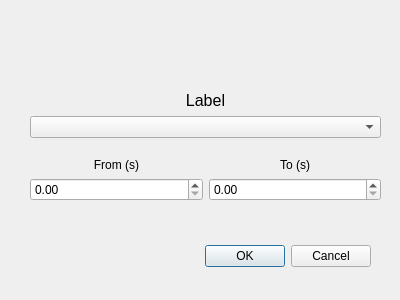
<?xml version="1.0" encoding="UTF-8"?>
<ui version="4.0">
 <class>LabelSpecs</class>
 <widget class="QDialog" name="LabelSpecs">
  <property name="geometry">
   <rect>
    <x>0</x>
    <y>0</y>
    <width>400</width>
    <height>300</height>
   </rect>
  </property>
  <property name="windowTitle">
   <string>Dialog</string>
  </property>
  <widget class="QDialogButtonBox" name="buttonBox">
   <property name="geometry">
    <rect>
     <x>30</x>
     <y>240</y>
     <width>341</width>
     <height>32</height>
    </rect>
   </property>
   <property name="orientation">
    <enum>Qt::Horizontal</enum>
   </property>
   <property name="standardButtons">
    <set>QDialogButtonBox::Cancel|QDialogButtonBox::Ok</set>
   </property>
  </widget>
  <widget class="QWidget" name="verticalLayoutWidget_3">
   <property name="geometry">
    <rect>
     <x>30</x>
     <y>90</y>
     <width>351</width>
     <height>111</height>
    </rect>
   </property>
   <layout class="QVBoxLayout" name="verticalLayout_3">
    <item>
     <layout class="QVBoxLayout" name="verticalLayout_4">
      <item>
       <widget class="QLabel" name="label_3">
        <property name="maximumSize">
         <size>
          <width>16777215</width>
          <height>20</height>
         </size>
        </property>
        <property name="font">
         <font>
          <pointsize>12</pointsize>
         </font>
        </property>
        <property name="text">
         <string>Label</string>
        </property>
        <property name="alignment">
         <set>Qt::AlignCenter</set>
        </property>
       </widget>
      </item>
      <item>
       <widget class="QComboBox" name="comboBox_labels">
        <property name="maximumSize">
         <size>
          <width>16777215</width>
          <height>16777215</height>
         </size>
        </property>
       </widget>
      </item>
     </layout>
    </item>
    <item>
     <layout class="QHBoxLayout" name="horizontalLayout">
      <item>
       <layout class="QVBoxLayout" name="verticalLayout">
        <item>
         <widget class="QLabel" name="label">
          <property name="text">
           <string>From (s)</string>
          </property>
          <property name="alignment">
           <set>Qt::AlignBottom|Qt::AlignHCenter</set>
          </property>
         </widget>
        </item>
        <item>
         <widget class="QDoubleSpinBox" name="doubleSpinBox_start"/>
        </item>
       </layout>
      </item>
      <item>
       <layout class="QVBoxLayout" name="verticalLayout_2">
        <item>
         <widget class="QLabel" name="label_2">
          <property name="text">
           <string>To (s)</string>
          </property>
          <property name="alignment">
           <set>Qt::AlignBottom|Qt::AlignHCenter</set>
          </property>
         </widget>
        </item>
        <item>
         <widget class="QDoubleSpinBox" name="doubleSpinBox_end"/>
        </item>
       </layout>
      </item>
     </layout>
    </item>
   </layout>
  </widget>
 </widget>
 <resources/>
 <connections>
  <connection>
   <sender>buttonBox</sender>
   <signal>accepted()</signal>
   <receiver>LabelSpecs</receiver>
   <slot>accept()</slot>
   <hints>
    <hint type="sourcelabel">
     <x>248</x>
     <y>254</y>
    </hint>
    <hint type="destinationlabel">
     <x>157</x>
     <y>274</y>
    </hint>
   </hints>
  </connection>
  <connection>
   <sender>buttonBox</sender>
   <signal>rejected()</signal>
   <receiver>LabelSpecs</receiver>
   <slot>reject()</slot>
   <hints>
    <hint type="sourcelabel">
     <x>316</x>
     <y>260</y>
    </hint>
    <hint type="destinationlabel">
     <x>286</x>
     <y>274</y>
    </hint>
   </hints>
  </connection>
 </connections>
</ui>
